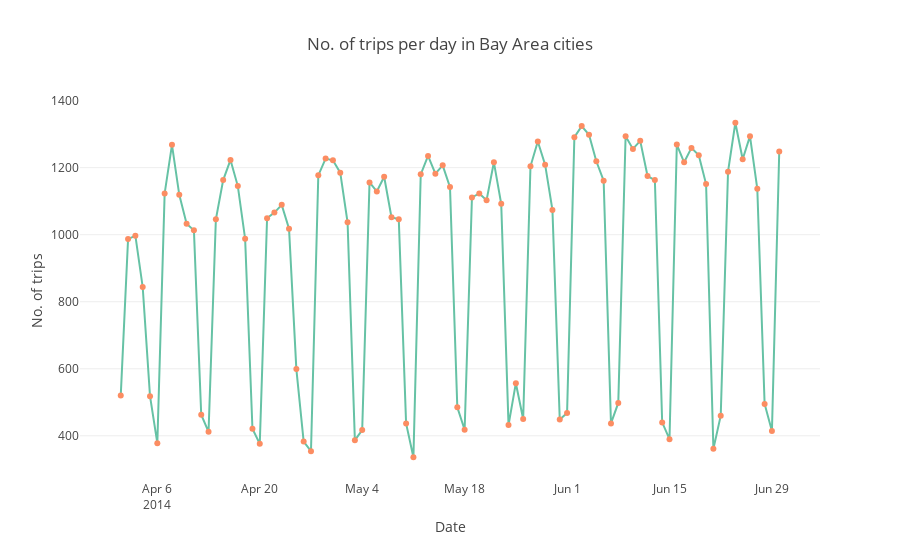

The code cell stored with this chart in its notebook:
### Markdown cell above
The moving average curves clearly show how the ridership goes down during the winter months.

Let us now zoom into a specific window of the timeframe and do some analysis. I will focus on Q2 2014.

### Code cell
configure_plotly_browser_state()
trip_count_q2_2014=trip[(trip.start_Date>=datetime.date(2014,4,1)) & (trip.start_Date<datetime.date(2014,7,1))].groupby(['start_Date'])['id'].count().reset_index()

trace1 = go.Scatter(
    x=trip_count_q2_2014.start_Date,
    y=trip_count_q2_2014.id,
    mode='markers+lines',
    line=dict(
        color=chosen_colors[0]
    ),
    marker=dict(
        color=chosen_colors[1],
    )
)

data=[trace1]

figure = go.Figure(data=data, layout=layout)

ply.iplot(figure)

### Figure 1 — Plotly figure (JSON) as saved in the notebook; plotly's stock layout.template omitted (floating-point values rounded to 4 significant figures)
{"data": [{"uid": "b3a6254d-5f8f-4e52-8deb-2105dbe7fa28", "y": [520, 987, 997, 844, 518, 378, 1123, 1268, 1119, 1033, 1013, 463, 412, 1046, 1163, 1223, 1145, 988, 421, 376, 1049, 1066, 1089, 1018, 599, 383, 354, 1177, 1227, 1222, 1185, 1037, 387, 417, 1156, 1129, 1173, 1052, 1046, 437, 336, 1180, 1235, 1182, 1207, 1142, 485, 418, 1111, 1123, 1103, 1216, 1092, 432, 557, 450, 1204, 1278, 1209, 1074, 449, 468, 1291, 1324, 1298, 1219, 1161, 437, 498, 1294, 1256, 1280, 1175, 1163, 440, 390, 1269, 1216, 1259, 1237, 1151, 361, 460, 1188, 1334, 1225, 1294, 1137, 495, 414, 1248], "mode": "markers+lines", "marker": {"color": "rgb(252,141,98)"}, "x": ["2014-04-01", "2014-04-02", "2014-04-03", "2014-04-04", "2014-04-05", "2014-04-06", "2014-04-07", "2014-04-08", "2014-04-09", "2014-04-10", "2014-04-11", "2014-04-12", "2014-04-13", "2014-04-14", "2014-04-15", "2014-04-16", "2014-04-17", "2014-04-18", "2014-04-19", "2014-04-20", "2014-04-21", "2014-04-22", "2014-04-23", "2014-04-24", "2014-04-25", "2014-04-26", "2014-04-27", "2014-04-28", "2014-04-29", "2014-04-30", "2014-05-01", "2014-05-02", "2014-05-03", "2014-05-04", "2014-05-05", "2014-05-06", "2014-05-07", "2014-05-08", "2014-05-09", "2014-05-10", "2014-05-11", "2014-05-12", "2014-05-13", "2014-05-14", "2014-05-15", "2014-05-16", "2014-05-17", "2014-05-18", "2014-05-19", "2014-05-20", "2014-05-21", "2014-05-22", "2014-05-23", "2014-05-24", "2014-05-25", "2014-05-26", "2014-05-27", "2014-05-28", "2014-05-29", "2014-05-30", "2014-05-31", "2014-06-01", "2014-06-02", "2014-06-03", "2014-06-04", "2014-06-05", "2014-06-06", "2014-06-07", "2014-06-08", "2014-06-09", "2014-06-10", "2014-06-11", "2014-06-12", "2014-06-13", "2014-06-14", "2014-06-15", "2014-06-16", "2014-06-17", "2014-06-18", "2014-06-19", "2014-06-20", "2014-06-21", "2014-06-22", "2014-06-23", "2014-06-24", "2014-06-25", "2014-06-26", "2014-06-27", "2014-06-28", "2014-06-29", "2014-06-30"], "line": {"color": "rgb(102,194,165)"}, "type": "scatter"}], "layout": {"hovermode": "closest", "yaxis": {"title": {"text": "No. of trips"}}, "xaxis": {"title": {"text": "Date"}, "showgrid": false}, "title": {"text": "No. of trips per day in Bay Area cities"}}}
